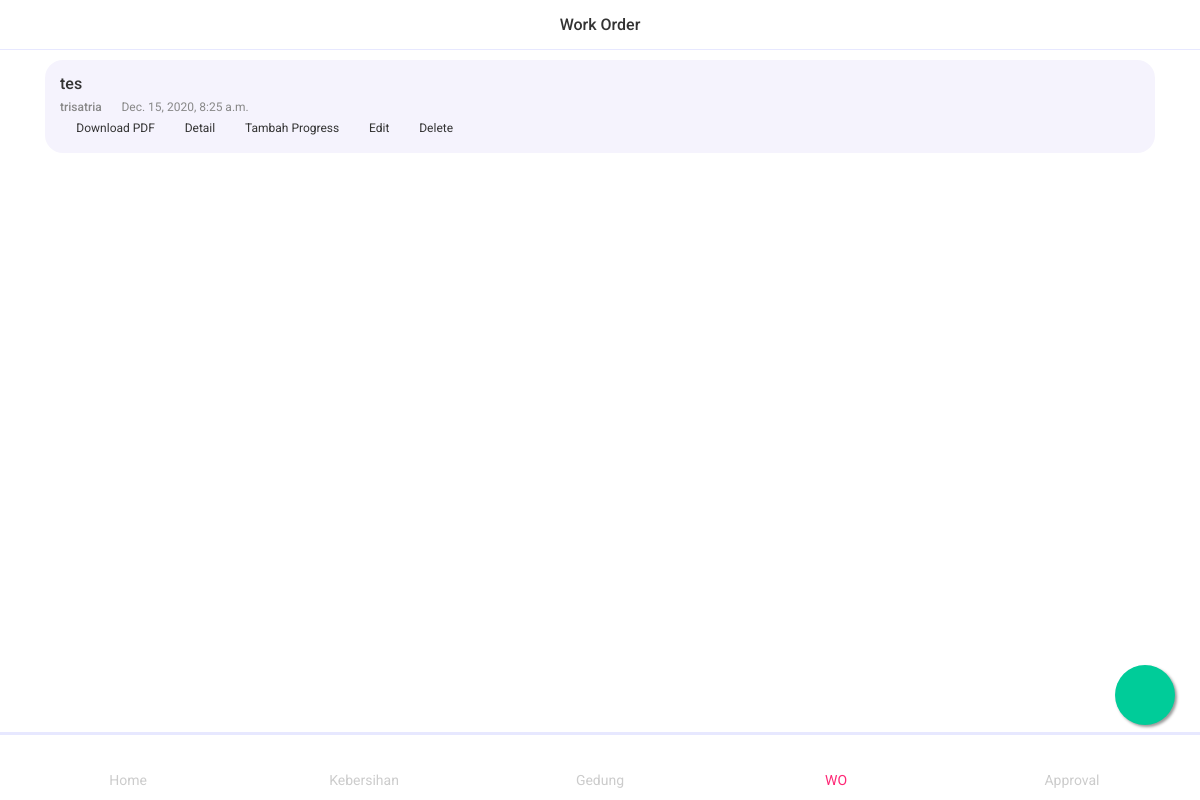
Page /workorder/ (signed in) on the earlier database version.
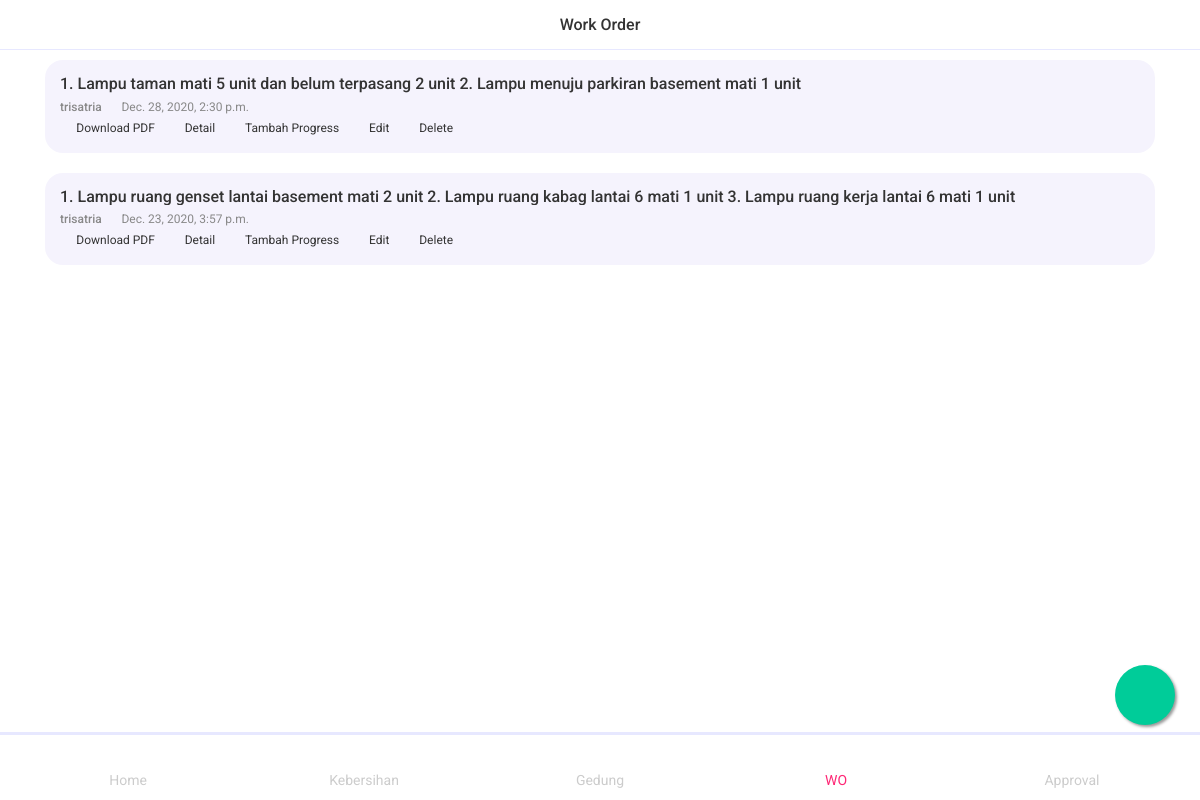
Same page on the later database version.
### workorder/models.py (models this page shows, shortened)
class wo_description(models.Model):
    area_choice = (
        ('Lt.UG', 'Lt.UG'),
        ('Lt.1', 'Lt.1'),
        ('Lt.2', 'Lt.2'),
        ('Lt.3', 'Lt.3'),
        ('Lt.4', 'Lt.4'),
        ('Lt.5', 'Lt.5'),
        ('Lt.6', 'Lt.6'),
        ('Lt.7', 'Lt.7'),
        ('Lt.8', 'Lt.8'),
        ('Lt.9', 'Lt.9'),
    )
    category_service = (
        ('Mechanical', 'Mechanical'),
        ('Electrical', 'Electrical'),
        ('Security', 'Security'),
        ('Cleaning', 'Cleaning'),
        ('Sivil/Architectur', 'Sivil/Architectur'),
        ('Electronics', 'Electronics'),
        ('Others', 'Others'),
    )
    last_update = models.DateTimeField(
        _("Last Update"), name="lastUpdate", auto_now=True, auto_now_add=False)
    create_at = models.DateTimeField(
        _("Create At"), name="createAt", auto_now=False, auto_now_add=True)
    is_delete = models.BooleanField(
        _("Is Delete"), name="isDelete", null=True, blank=True, default=False)
    woUser = models.ForeignKey(User, verbose_name=_("WO User"), name="woUser", on_delete=models.PROTECT,
                               null=True, blank=True, limit_choices_to={'groups__name': 'maker'})
    division = models.CharField(
        _("Division"), max_length=10, null=True, blank=True, default="OSP")
    area = MultiSelectField(
        _("Area"), name='area', choices=area_choice, null=True, blank=True)
    categoryService = MultiSelectField(_("Category Service"), name='categoryService',
                                       choices=category_service, null=True, blank=True)
    csOthers = models.CharField(_("Category Service Others"), name='csOthers',
                                max_length=20, null=True, blank=True, default='')
    description = models.TextField(
        _("Description"), null=True, blank=True, max_length=1000, name="description")
    descriptionDay = models.ForeignKey(wo_day, verbose_name=_(
        "Description Day"), related_name="descriptionDay", on_delete=models.PROTECT, null=True, blank=True)
    class Meta:
        verbose_name = _("description")
        verbose_name_plural = _("descriptions")

### user/models.py (models this page shows, shortened)
class User(AbstractUser):
    username = models.CharField(
        max_length=50, unique=True)
    email = models.EmailField(_('email address'))
    phone = models.IntegerField(
        _('phone number'), unique=True, blank=True, null=True)
    objects = UserManager()
    qr_code = models.ImageField(
        upload_to='qr_code', blank=True, null=True, unique=True)

### workorder/views.py (the view)
# urls.py: path('', wo_home, name='wo_home'),
@login_required(login_url='user_login')
def wo_home(request):
    days = wo_day.objects.filter(isDelete=False).order_by('-createAt')
    descriptions = wo_description.objects.filter(isDelete=False)
    context = {
        'dayCount': days.count(),
        'days': days,
        'descriptions': descriptions,
        'title': 'Work Order',
    }
    return render(request, 'workorder/wo_home.html', context)

### templates/workorder/wo_home.html (shortened to what this page needs)
{% extends "base.html" %}{% load static %}
{% block navbar %}
<div class="title">{{title}}</div>
{% endblock navbar %}
{% block page_wrapper %}
<div class="container">
    {% if dayCount == 0 %}
    <div class="separator-large"></div>
    <div class="maintenance">
        <div class="container">
            <img src="{% static 'images/maintenance.png' %}" height="300" width="300" alt="">
            <h5 class="mb-5" style="color: red;"><strong>Work Order Not Found</strong></h5>
        </div>
    </div>
    {% else %}
    {% for day in days %}
    {% for description in descriptions %}
    {% if description.descriptionDay.id == day.id %}
    <div class="card bg-lightblue card-forum">
        <div class="card-body">
            <div class="card-avatar-image">
                <div class="text">
                    <h6 class="card-title">{{description.description}}</h6>
                    <span class="title-name">{{description.woUser}}</span>
                    <span class="date"><i class="icon ion-ios-square"></i>{{description.createAt}}</span>
                </div>
            </div>
            <div class="forum-action">
                <ul>
                    <li><a href="{% url 'wo_work_download_pdf' day.id %}"><i class="icon ion-ios-download"></i>Download
                            PDF</a></li>
                    <li><a href="{% url 'wo_work_detail'  day.id %}"><i class="icon ion-ios-list"></i>Detail</a></li>
                    <li><a href="{% url 'wo_progress_add' day.id %}"><i
                                class="icon ion-ios-add-circle-outline"></i>Tambah Progress</a></li>
                    <li><a href="{% url 'wo_work_edit' day.id %}"><i class="icon ion-ios-arrow-dropup"></i>Edit</a></li>
                    <li><a href="{% url 'wo_work_delete' day.id %}"><i class="icon ion-ios-trash"></i>Delete</a></li>
                </ul>
            </div>
        </div>
    </div>
    <div class="separator-medium"></div>
    {% endif %}
    {% endfor %}
    {% endfor %}
    {% endif %}
</div>
<div class="button-default">
    <a href="{% url 'wo_work_add' %}" class="float"><i class="icon ion-ios-add my-float"></i></a>
</div>
{% endblock page_wrapper %}
{% block toolbar_bottom %}
<ul class="toolbar-bottom toolbar-wrap">
    <li class="toolbar-item">
        <a href="{% url 'user_home' %}" class="toolbar-link">
            <i class=" icon ion-ios-home"></i>
            <p>Home</p>
        </a>
    </li>
    <li class="toolbar-item">
        <a href="{% url 'cln_home' %}" class="toolbar-link">
            <i class="icon ion-ios-brush"></i>
            <p>Kebersihan</p>
        </a>
    </li>
    <li class="toolbar-item">
        <a href="{% url 'mendc_home' %}" class="toolbar-link">
            <i class="icon ion-ios-build"></i>
            <p>Gedung</p>
        </a>
    </li>
    <li class="toolbar-item">
        <a href="{% url 'wo_home' %}" class="toolbar-link toolbar-link-active">
            <i class="icon ion-ios-stopwatch"></i>
            <p>WO</p>
        </a>
    </li>
    <li class="toolbar-item">
        <a href="{% url 'user_profile_notification' user.username %}" class="toolbar-link">
            <i class="icon ion-ios-warning"></i>
            <p>Approval</p>
        </a>
    </li>
</ul>
{% endblock toolbar_bottom %}

### templates/base.html (shortened to what this page needs)
<!DOCTYPE html>
<html lang="zxx">
<head> {% load static %}
    <link rel="stylesheet" href="{% static 'css/bootstrap.min.css' %}">
    <link rel="stylesheet" href="{% static 'css/ionicons.min.css' %}">
    <link rel="stylesheet" href="{% static 'css/fakeLoader.css' %}">
    <link rel="stylesheet" href="{% static 'css/swiper.min.css' %}">
    <link rel="stylesheet" href="{% static 'css/style.css' %}">
</head>
<body>
    <div class="navbar {% block navbar_home %}{% endblock navbar_home %}">
        {% block navbar %}{% endblock navbar %}
    </div>
    <div class="page-wrapper">
        {% block page_wrapper %}{% endblock page_wrapper %}
    </div>
    <div class="toolbar">
        <div class="container">
            {% block toolbar_bottom %} {% endblock toolbar_bottom %}
        </div>
    </div>
</body>
</html>

### static/css/style.css (style rules this page uses)
body { font-family: 'Roboto', sans-serif; color: #888; font-size: 14px; font-weight: 400; background: #fff; }
h1, h2, h3, h4, h5, h6 { line-height: 110%; font-family: 'Roboto', sans-serif; margin: 0; font-weight: 500; color: #333; }
h6 { font-size: 16px; }
a { color: #333; }
ul { padding: 0; margin: 0; }
ul li { list-style-type: none; }
p { margin: 0; }
.title-name { overflow: hidden; }
.ion-ios-add { font-size: 22px !important; }
.bg-lightblue { background: #f5f3fd !important; }
.separator-medium { height: 20px; }
.page-wrapper { padding: 60px 0 42px; }
.navbar { background: #fff; position: fixed; top: 0; left: 0; right: 0; width: 100%; z-index: 99; height: 50px; display: flex; align-content: center; padding: 0 15px; }
.navbar::after { content: ''; position: absolute; top: auto; left: 0; right: auto; bottom: 0; background: #e7e8ff; z-index: 15; width: 100%; height: 1px; }
.navbar .title { font-size: 16px; color: #333; font-weight: 500; }
.toolbar-bottom { position: fixed; background: #fff; bottom: 0; left: 0; right: 0; width: 100%; height: 42px; border: 0; z-index: 600; padding: 0 10px; }
.toolbar-bottom::before { content: ''; position: absolute; top: 0; left: 0; right: auto; bottom: auto; background: #e7e8ff; z-index: 15; width: 100%; height: 1px; }
.toolbar-wrap { display: flex; }
.toolbar-item { width: 100%; }
.toolbar-link { width: 100%; height: 100%; padding-top: 5px; padding-bottom: 5px; align-items: center; justify-content: center; display: flex; flex-direction: column; color: #ccc; transition: .2s ease-in-out; }
.toolbar-link .icon { font-size: 22px; height: 28px; line-height: 28px; }
.toolbar-link.toolbar-link-active { color: #fe2775; }
.card { border-radius: 18px; border: 0; background: #f5f3fd; }
.card.bg-lightblue { border: 0; }
.card-body { padding: 15px; }
.card-forum .card-title { margin-bottom: 3px; text-overflow: ellipsis; white-space: nowrap; overflow: hidden; padding-right: 15px; }
.card-forum .date { font-size: 12px; }
.card-avatar-image { position: relative; }
.card-avatar-image .text { overflow: hidden; }
.card-avatar-image .text .ion-ios-square { margin: 0 5px; color: #8998ff; font-size: 8px; }
.card-avatar-image .title-name { font-size: 12px; font-weight: 500; }
.forum-action ul li { display: inline-block; margin-right: 20px; color: #888; font-size: 12px; }
.forum-action ul li i { margin-right: 7px; }

### templates/base.html (style rules this page uses)
.navbar { height: 50px; }
.toolbar-bottom { height: 68px; }
.toolbar-bottom::before { height: 3px; }
.toolbar-link .icon { font-size: 26px; line-height: 14px; }

### templates/workorder/wo_home.html (style rules this page uses)
.float { position: fixed; width: 60px; height: 60px; bottom: 75px; right: 25px; background-color: #0C9; color: #FFF; border-radius: 50%; text-align: center; box-shadow: 2px 2px 3px #999; }
.my-float { margin-top: 22px; }
.ion-ios-add { font-size: 40px !important; }
.forum-action ul li { margin-right: 10px; }

Differences in the rows shown:
no longer on this page (row edited): wo_description: description "tes", woUser "trisatria", createAt "Dec. 15, 2020, 8:25 a.m."
added wo_description: description "1. Lampu taman mati 5 unit dan belum terpasang 2 unit 2. Lampu menuju parkiran basement mati 1 unit", woUser "trisatria", createAt "Dec. 28, 2020, 2:30 p.m."
added wo_description: description "1. Lampu ruang genset lantai basement mati 2 unit 2. Lampu ruang kabag lantai 6 mati 1 unit 3. Lampu ruang kerja lantai 6 mati 1 unit", woUser "trisatria", createAt "Dec. 23, 2020, 3:57 p.m."
